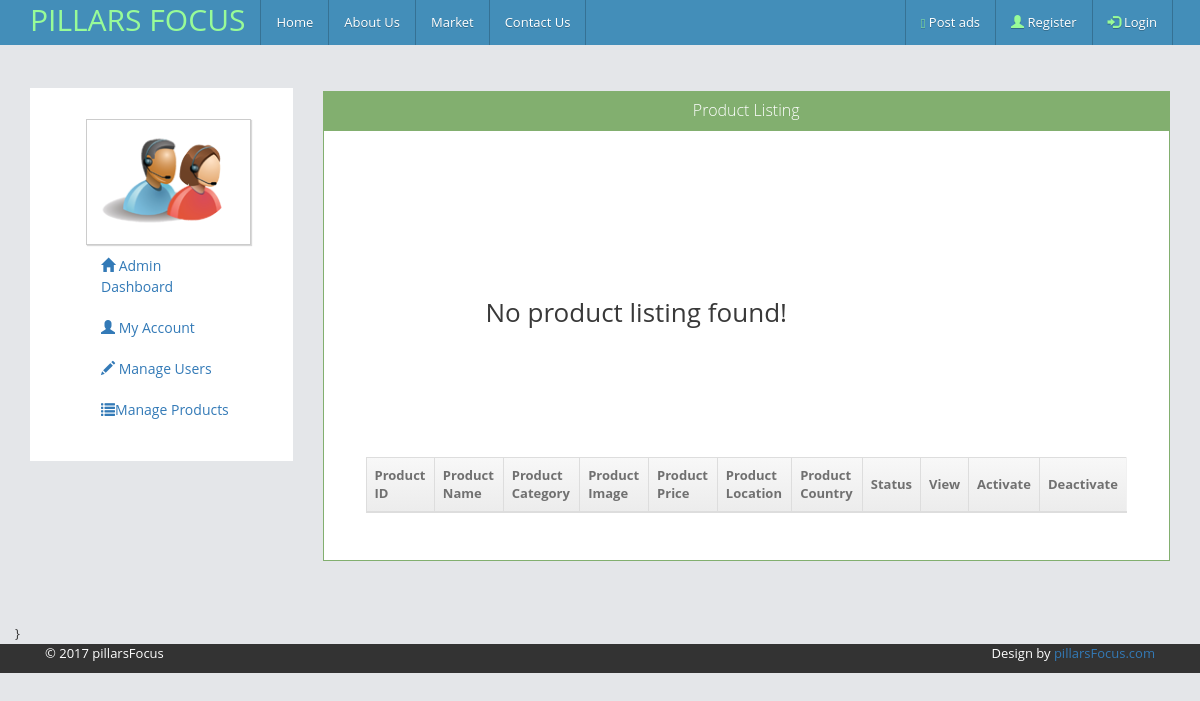
Page /admin/dashboard.php?product_listing on the earlier database version.
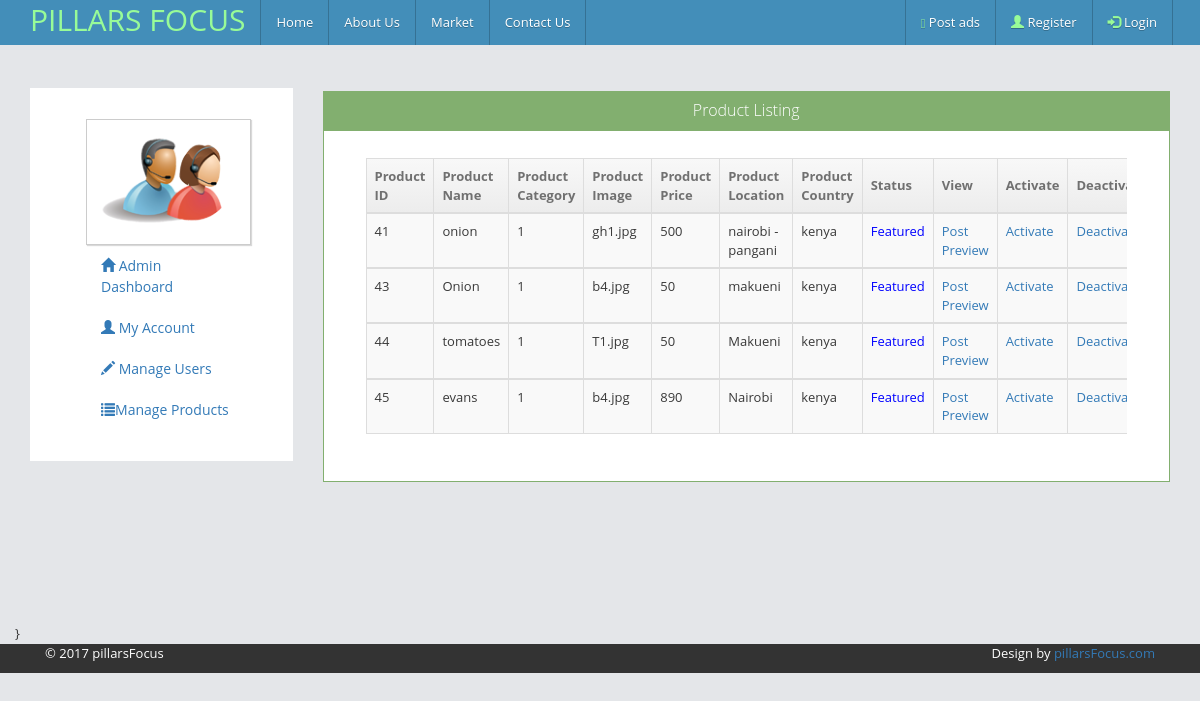
Same page on the later database version.
### tables this page shows
CREATE TABLE `product` (
  `product_id` int(11) NOT NULL,
  `product_name` varchar(100) NOT NULL,
  `category_name` varchar(100) NOT NULL,
  `product_image` text NOT NULL,
  `product_price` varchar(100) NOT NULL,
  `product_location` varchar(100) NOT NULL,
  `product_country` varchar(100) NOT NULL,
  `product_description` varchar(250) NOT NULL,
  `status` int(2) NOT NULL DEFAULT '0',
  `user_email` varchar(100) NOT NULL,
  `reg_date` timestamp NOT NULL DEFAULT CURRENT_TIMESTAMP ON UPDATE CURRENT_TIMESTAMP
);

### admin/product_listing.php (the view, shortened to what this page needs)
 <div class="col-lg-9">
            <div class="pricing-box" style="min-height:533px;">
										<div class="widget-box widget-color-green">
											<div class="widget-header">
												<h5 class="widget-title bigger lighter">Product Listing</h5>
											</div>
										  <div class="widget-body">
											<div class="widget-main">
<form class="form-horizontal" action="" method="post">
                                <div class="panel-body">
                                <div class="col-md-12 col-xs-12">
                                    <div class='table-responsive'>
                                    <table class='table table-bordered table-striped table-actions '>
                                            <thead>
                                                <tr>
                                                	<tr id='trow_1'>
                                                    <th>Product ID</th>
                                                    <th>Product Name</th>
                                                     <th>Product Category</th>
                                                    <th>Product Image</th>
                                                     <th>Product Price</th>
                                                     <th>Product Location</th>
                                                   <th>Product Country</th>
                                                    <th>Status </th>
                                                   <th>View </th>
                                                    <th>Activate </th>
                                                    <th>Deactivate </th>
 </tr>
                                            </thead>
                                            <?php
                                            global $con;
$get_product = "select * from product ";
$run_product = mysqli_query($con, $get_product);
$count_cats = mysqli_num_rows($run_product);
  if($count_cats==0){
    echo"<h2 style='padding:120px'>No product listing found!</h2>";
    }
while ($row_product= mysqli_fetch_array($run_product)){
$product_id= $row_product['product_id'];
	$product_name= $row_product['product_name'];
	$product_category= $row_product['category_name'];
	$product_image= $row_product['product_image'];
	$product_price= $row_product['product_price'];
	$product_location= $row_product['product_location'];
	$product_country= $row_product['product_country'];
  $status= $row_product['status'];
?>
 <tbody>
                                             <tr id='trow_1'>
                                                   <td><?php echo $product_id?></td>
                                                   <td><?php echo $product_name?></td>
                                                   <td><?php echo $product_category?></td>
                                                   <td><?php echo $product_image?></td>
                                                   <td><?php echo $product_price?></td>
                                                   <td><?php echo $product_location?></td>
                                                   <td><?php echo $product_country?></td>
                                                   <?php  if ($status=='0'){
 echo"<td style='color:red;'>Unfeatured </td>";}
else{
 echo"<td style='color:blue;'>Featured </td>";
}
?>
      							<td><a href='dashboard.php?pro_id=<?php echo $product_id;?>'> Post Preview </a></td>
                   <td><a href='activate_product.php?activate_product=<?php echo $product_id;?>'> Activate  </a></td>
     							 <td><a href='deactivate_product.php?deactivate_product=<?php echo $product_id;?>'> Deactivate  </a></td>
     										 </tr>
                                            <?php }?>
                                              </tbody>
                                             </table>
                                            </div>
                                            </div>
                                </div>
							  </form>
											 </div>
											</div>
										</div>
									</div>
                </div>}

Differences in the rows shown:
added product: product_id "41", product_name "onion", category_name "1", product_image "gh1.jpg", product_price "500", product_location "nairobi - pangani", product_country "kenya", status "Featured"
added product: product_id "43", product_name "Onion", category_name "1", product_image "b4.jpg", product_price "50", product_location "makueni", product_country "kenya", status "Featured"
added product: product_id "44", product_name "tomatoes", category_name "1", product_image "T1.jpg", product_price "50", product_location "Makueni", product_country "kenya", status "Featured"
added product: product_id "45", product_name "evans", category_name "1", product_image "b4.jpg", product_price "890", product_location "Nairobi", product_country "kenya", status "Featured"
Other differences:
text no longer shown: "No product listing found!"
